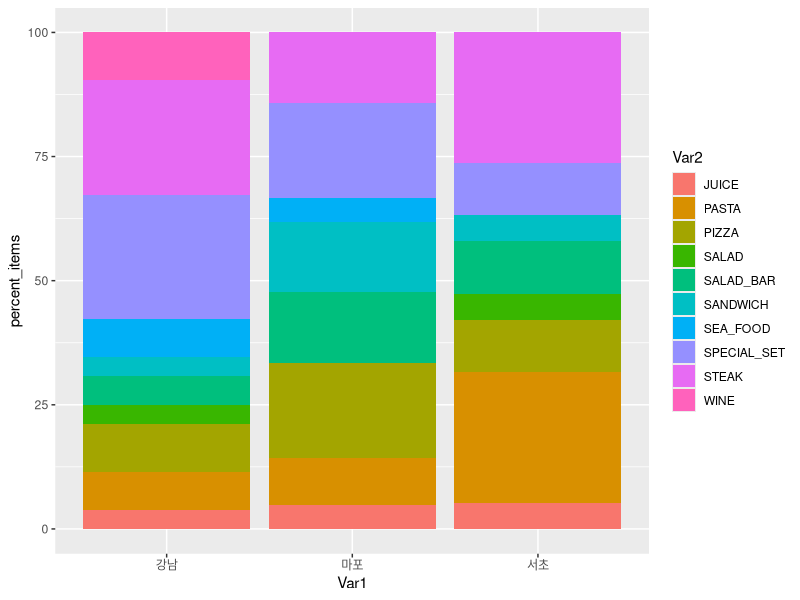
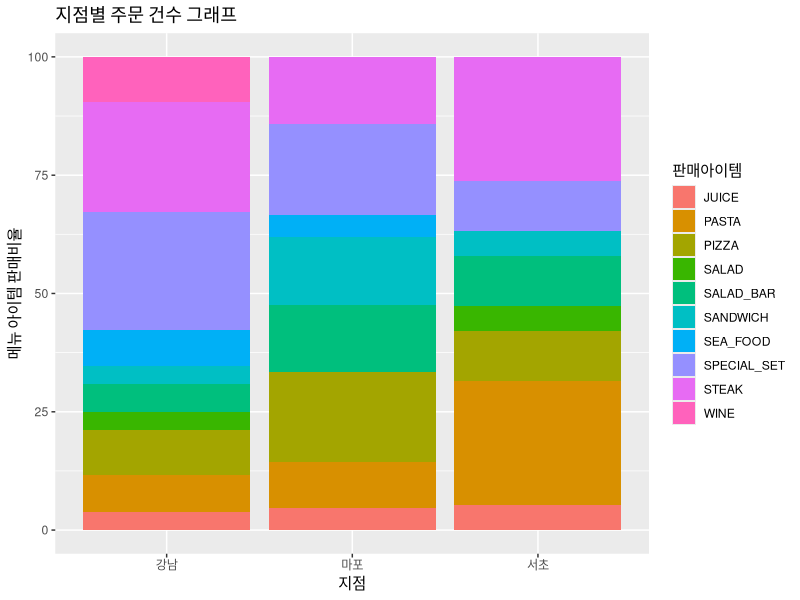
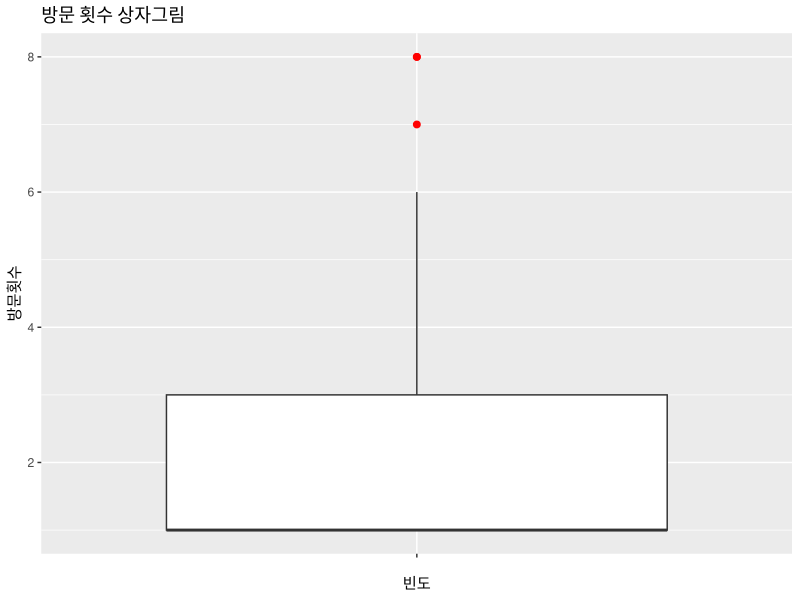

Source code (R) for these figures, in order:
# 데이터 준비
library(readxl)
library(ggplot2)
library(dplyr)

customer_r <- read_excel("customer_r.xlsx")
reservation_r <- read_excel("reservation_r.xlsx")
order_info_r <- read_excel("order_info_r.xlsx")
item_r <- read_excel("item_r.xlsx")

colnames(customer_r) <- tolower(colnames(customer_r))
colnames(reservation_r) <- tolower(colnames(reservation_r))
colnames(order_info_r) <- tolower(colnames(order_info_r))
colnames(item_r) <- tolower(colnames(item_r))

# 지점별 예약 건수 빈도표
table(reservation_r$branch)


# 가설 : 전체 예약 건과 예약 완료 건 비율이 유사할 것이다.
# 주문 취소되지 않은 경우만 선택
no_cancel_data <- reservation_r %>% filter(cancel=="N")

# 주문 취소되지 않은 예약 건의 부서별 빈도표
table(no_cancel_data$branch)


# 가설 : 주요 지점들의 메뉴 아이템 매출 구성은 비슷할 것이다.
# 전처리
# reserv_no를 키로 예약, 주문 테이블 연결
df_f_join_1 <- inner_join(reservation_r, order_info_r, by="reserv_no")

# item_id를 키로 df_f_join_1과 메뉴 정보 테이블 연결
df_f_join_2 <- inner_join(df_f_join_1, item_r, by="item_id")

head(df_f_join_2)           # 테이블 세 개가 이너 조인된 것을 확인

# 강남, 마포, 서초 지점만 선택
df_branch_sales <- df_f_join_2 %>% filter(branch=="강남"|branch=="마포"|branch=="서초") %>% group_by(branch, product_name) %>% summarise(sales_amt=sum(sales)/1000)

df_branch_sales


# 교차 빈도 분석: 지점별 메뉴 아이템 주문 비율은?
# reserv_no를 키로 예약, 주문 테이블 연결
df_f_join_1 <- inner_join(reservation_r, order_info_r, by="reserv_no")

# item_id를 키로 df_f_join_1, 메뉴 정보 테이블 연결
df_f_join_2 <- inner_join(df_f_join_1, item_r, by="item_id")

# 주요 지점만 선택
df_branch_items <- df_f_join_2 %>% filter(branch=="강남"|branch=="마포"|branch=="서초")

# 교차 빈도표 생성
table(df_branch_items$branch, df_branch_items$product_name)

# 데이터 프레임 형태로 구조형 변환
df_branch_items_table <- as.data.frame(table(df_branch_items$branch, df_branch_items$product_name))

df_branch_items_table

# 데이터 분석을 위해 데이터 가공
df_branch_items_percent <- df_branch_items_table %>% group_by(df_branch_items_table$ Var1 ) %>% mutate(percent_items=Freq/sum(Freq)*100)        # 주문 비율을 계산해서 열 생성

head(df_branch_items_percent)           # percentage 열이 생성된 것 확인

# 데이터 그리기
# 누적 막대 그래프를 그려 gg변수에 담음
gg <- ggplot(df_branch_items_percent, aes(x=Var1, y=percent_items, group=Var1, fill=Var2))+geom_bar(stat="identity")    # branch=Var1, product_name=Var2, 빈도=Freq

gg

# 제목과 범례 이름 지정
gg <- gg + labs(title="지점별 주문 건수 그래프", x="지점", y="메뉴 아이템 판매비율", fill="판매아이템")

gg


#------------------------고객 현황 파악하기----------------------#
# 가설 : 우리 레스토랑은 여러번 방문하는 고객이 다수이며, 이들이 많은 매출을 일으킬 것이다.
# 테이블조인
# reserv_no를 키로 예약, 주문 테이블 연결
df_rfm_join_1 <- inner_join(reservation_r, order_info_r, by="reserv_no")

head(df_rfm_join_1)

# 고객 번호별 방문 횟수(F)와 매출(M) 정리
df_rfm_data <- df_rfm_join_1 %>% group_by(customer_id) %>% summarise(visit_sum=n_distinct(reserv_no), sales_sum=sum(sales)/1000) %>% arrange(customer_id)

df_rfm_data

summary(df_rfm_data)

# 상자 그림 그리기
ggplot(df_rfm_data, aes(x="", y=visit_sum))+geom_boxplot(width=0.8, outlier.size=2, outlier.colour="red")+labs(title="방문 횟수 상자그림", x="빈도", y="방문횟수")


# 방문 횟수 60%와 90%에 해당하는 분위수 찾기
quantile(df_rfm_data$visit_sum, probs=c(0.6, 0.9))

# 매출 60%와 90%에 해당하는 분위수 찾기
quantile(df_rfm_data$sales_sum, probs=c(0.6, 0.9))

# 총 방문 횟수와 총 매출 합
total_sum_data <- df_rfm_data %>% summarise(t_visit_sum=sum(visit_sum), t_sales_sum=sum(sales_sum))

# 우수 고객 이상의 방문 횟수와 매출 합
loyalty_sum_data <- df_rfm_data %>% summarise(l_visit_sum=sum(ifelse(visit_sum>2, visit_sum,0)), l_sales_sum=sum(ifelse(sales_sum>135, sales_sum, 0)))

# 차지하는 비율 확인
loyalty_sum_data/total_sum_data


# ----------------상관 분석 : 스테이크와 와인은 관계가 있을까?----------------------#
# 귀무 가설 : 스테이크와 와인의 매출은 상관관계가 없다.
# 대립 가설 : 스테이크와 와인의 매출은 상관관계가 있다.

# 1. 데이터 처리 : 동시 주문 건 찾기
# reserv_no를 키로, 예약, 주문 테이블 연결
df_f_join_1 <- inner_join(reservation_r, order_info_r, by="reserv_no")

# item_id를 키로, df_f_join_1과 메뉴 정보 테이블 연결
df_f_join_2 <- inner_join(df_f_join_1, item_r, by="item_id")
